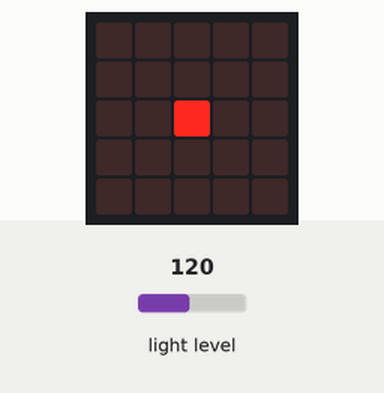
The program below on a simulated BBC micro:bit (MakeCode). On the bench: the board's 5×5 LED display. The test bench sets the inputs (shaded band); at power-on: light level 120.

Above: at 1.2 s.
1.3 s: light level set to 128
At 2.8 s:
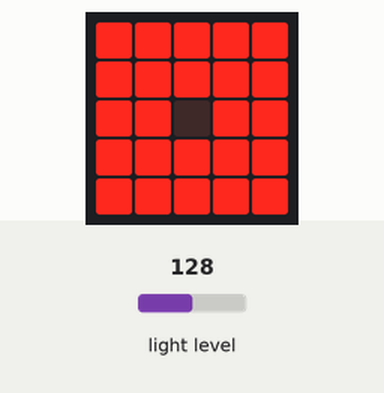
3.1 s: light level set to 5
At 4.5 s:
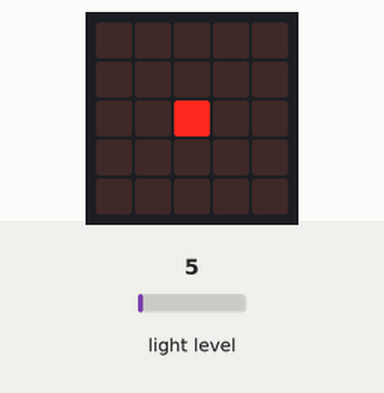
4.8 s: light level set to 191
At 6.4 s:
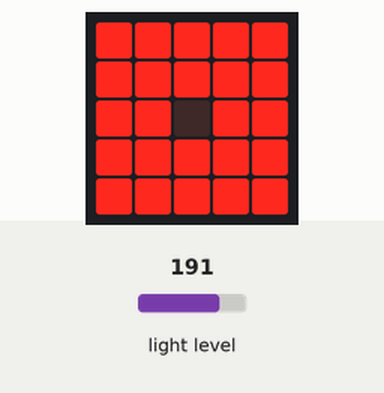
Timing chart, 0 to 7.9 s (numbered marks = the images above; inputs shaded):
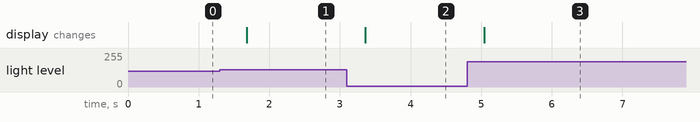

Measured:
- after the input at 1.3 s, the display: changes after 0.38 s (image 1)
- after the input at 3.1 s, the display: changes after 0.26 s (image 2)
- after the input at 4.8 s, the display: changes after 0.24 s (image 3)

The program:

main.ts
```typescript
basic.forever(function () {
    if (input.lightLevel() < 127.5) {
        basic.showLeds(`
            . . . . .
            . . . . .
            . . # . .
            . . . . .
            . . . . .
            `)
    } else {
        basic.showLeds(`
            # # # # #
            # # # # #
            # # . # #
            # # # # #
            # # # # #
            `)
    }
})
```

test.ts
```typescript
// les tests vont ici ; cela ne sera pas compilé si ce paquet est utilisé en tant qu'extension.
```
